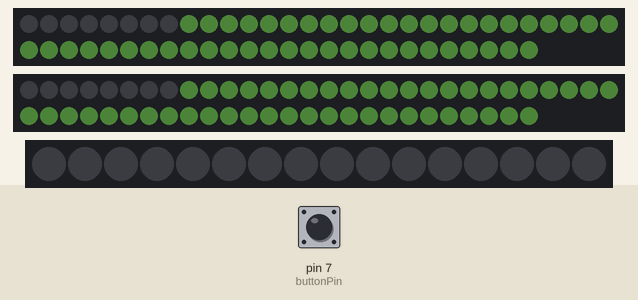
Simulated run of this sketch. Board: Arduino Uno, built with avr-gcc and run on an emulated ATmega328P. On the bench: 2 × 56 RGB LEDs in strip order, left to right, continuing on the next row, 16 RGB LEDs in strip order, left to right. The inputs (shaded band) are chosen by the test bench; at power-on: pin 7 (buttonPin) HIGH. Dim RGB values are drawn brighter than linear; random numbers use the default seed unless the sketch sets one.

Above: at 6.1 s.
6.2 s: pin 7 (buttonPin) pulled LOW for 3.2 s
At 7.23 s:
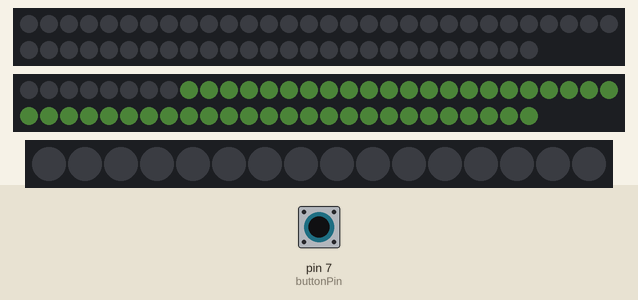
10.9 s: pin 7 (buttonPin) pulled LOW for 3.2 s
At 13.5 s:
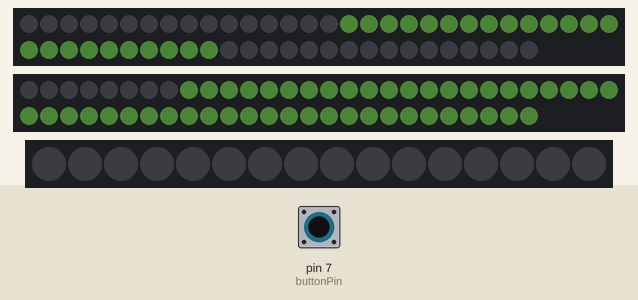
15.6 s: pin 7 (buttonPin) pulled LOW for 0.15 s
At 16.8 s:
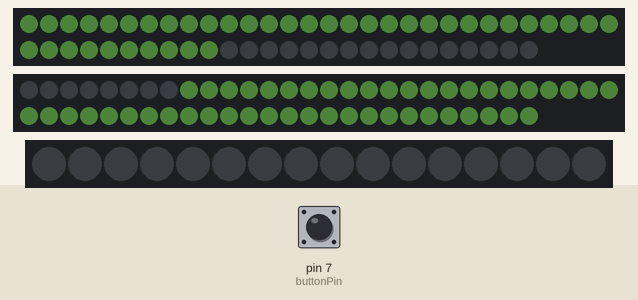
18.7 s: pin 7 (buttonPin) pulled LOW for 1 s
At 21.7 s:
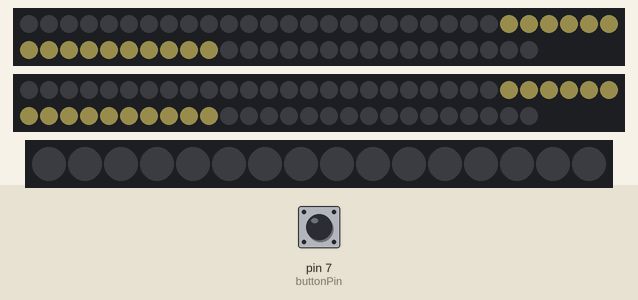
22.1 s: pin 7 (buttonPin) pulled LOW for 0.15 s
At 22.25 s:
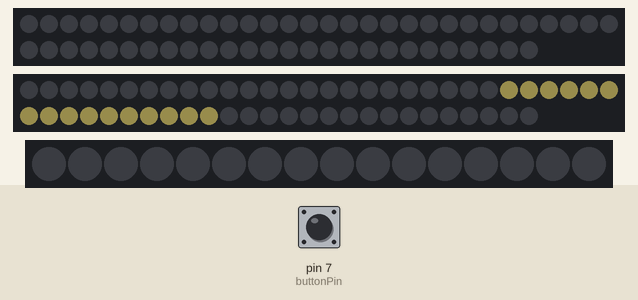
Timing chart, 0 to 25.1 s (numbered marks = the images above; inputs shaded):
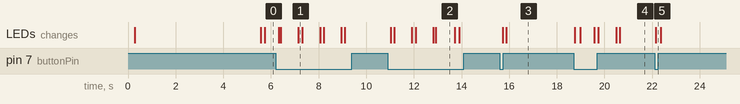

The sketch:

neoPixelLedenteller.ino
```cpp
#include <Adafruit_NeoPixel.h>
//array containing the correct sequences for displaying a number
const int displayGetal[10][7] = {{0,1,1,1,1,1,1}, //0
                                  {0,0,0,1,1,0,0}, //1
                                  {1,0,1,1,0,1,1}, //2
                                  {1,0,1,1,1,1,0}, //3
                                  {1,1,0,1,1,0,0}, //4
                                  {1,1,1,0,1,1,0}, //5
                                  {1,1,1,0,1,1,1}, //6
                                  {0,0,1,1,1,0,0}, //7
                                  {1,1,1,1,1,1,1}, //8
                                  {1,1,1,1,1,0,0}};  //9
//storing the displaynumber in an array
int displayNumber[3] = {0,0,0};
//rgb values for the neopixel strip
int rgb[3] = {255,0,0};
//variable for setting interval for changing of rgb values
long int timer = 0;

//defing correct pins for neopixel strip and button
#define onePin  6
#define tenPin  5
#define hunPin  4
#define buttonPin 7
//number of pixels in strip
#define pixel 56

int buttonState = 0;
int tens = false;
int hun = false;

Adafruit_NeoPixel getalEen = Adafruit_NeoPixel(pixel, onePin, NEO_GRB + NEO_KHZ800);
Adafruit_NeoPixel getalTen = Adafruit_NeoPixel(pixel, tenPin, NEO_GRB + NEO_KHZ800);
Adafruit_NeoPixel getalHun = Adafruit_NeoPixel(16, hunPin, NEO_GRB + NEO_KHZ800);

//logic for turning off all leds in strip
void turnOffLed(){
  for (int i =0;i<pixel;i++){
    getalEen.setPixelColor(i,0,0,0);
    getalTen.setPixelColor(i,0,0,0);
    getalHun.setPixelColor(i,0,0,0);
  }
  getalEen.show();
  getalTen.show();
  getalHun.show();
}
//logic for displaying correct number in the first ngle digit slot
void handleNumberOnes(){
  for (int i = 0; i < 16;i++){
    if (displayGetal[displayNumber[2]][i] == 1){
      if (i == 0){
        for (int j = 0;j<8;j++){
          getalEen.setPixelColor(j,rgb[0],rgb[1],rgb[2]);
          getalEen.show();
        }
      } else {
        for (int j = (i*8); j<(i*8)+8;j++){
          getalEen.setPixelColor(j,rgb[0],rgb[1],rgb[2]);
          getalEen.show();
        }
      }
    }
  }
}
//logic for displaying correct number in the second digit slot
void handleNumberTens(){
  for (int i = 0; i < 16;i++){
    if (displayGetal[displayNumber[1]][i] == 1){
      if (i == 0){
        for (int j = 0;j<8;j++){
          getalTen.setPixelColor(j,rgb[0],rgb[1],rgb[2]);
          getalTen.show();
        }
      } else {
        for (int j = (i*8); j<(i*8)+8;j++){
          getalTen.setPixelColor(j,rgb[0],rgb[1],rgb[2]);
          getalTen.show();
        }
      }
    }
  }
}
//logic for displaying correct number in the third digit slot
void handleNumberHun(){
  for (int i =0;i<16;i++){
    getalHun.setPixelColor(i,rgb[0],rgb[1],rgb[2]);
  }
  getalHun.show();
}

void setup(){
  //init first neopixel strip
  getalEen.begin();
  getalEen.setBrightness(25);
  getalEen.show();

  //init second neopixel strip
  getalTen.begin();
  getalTen.setBrightness(25);
  getalTen.show();

  //init third neopixel strip
  getalHun.begin();
  getalHun.setBrightness(25);
  getalHun.show();

  //init serial for debugging
  Serial.begin(9600);

  //init button with internal pullup resistor
  pinMode(buttonPin, INPUT);
  digitalWrite(buttonPin, HIGH);

  //init display to show 00
  handleNumberOnes();
  handleNumberTens();
}
//logic for correctly incrementing the number for display
//by setting the correct values in the array
void incrementDisplay(){
//  Serial.println("increment display before");
//  Serial.print(displayNumber[0]); Serial.print(" ");
//  Serial.print(displayNumber[1]); Serial.print(" ");
//  Serial.print(displayNumber[2]); Serial.println();
  if (displayNumber[2] == 9 && displayNumber[1] != 9){
    displayNumber[1]++;
    tens = true;
    displayNumber[2] = -1;
  } else if ( (displayNumber[1] == 9) && (displayNumber[2] == 9)){
    displayNumber[0] = 1;
    hun = true;
    displayNumber[1] = 0;
    displayNumber[2] = -1;
  }

    displayNumber[2]++;
//  Serial.println("increment display after");
//  Serial.print(displayNumber[0]); Serial.print(" ");
//  Serial.print(displayNumber[1]); Serial.print(" ");
//  Serial.print(displayNumber[2]); Serial.println();
}

void loop(){
  //handling what a button press does
  //incrementing the internal array
  //then showing it on the neopixel strip
  buttonState = digitalRead(buttonPin);
  if (buttonState == LOW){
    turnOffLed();
    incrementDisplay();
    handleNumberTens();
    handleNumberOnes();
    if (hun == true){
      handleNumberHun();
    }
    //delay for preventing button mashing
    delay(500);
  }

 timer++;
  //change rgb values after set period of time
  if(timer == 600000){
    rgb[0] = random(1,255);
    rgb[1] = random(1,255);
    rgb[2] = random(1,255);
    handleNumberOnes();
    handleNumberTens();
    if (displayNumber[0] != 0){
      handleNumberTens();
      handleNumberHun();
    }
    timer = 0;
  }

}
```

Measured:
- what the display in image 2 shows lasts 0.8 s, from 12.9 s to 13.7 s
